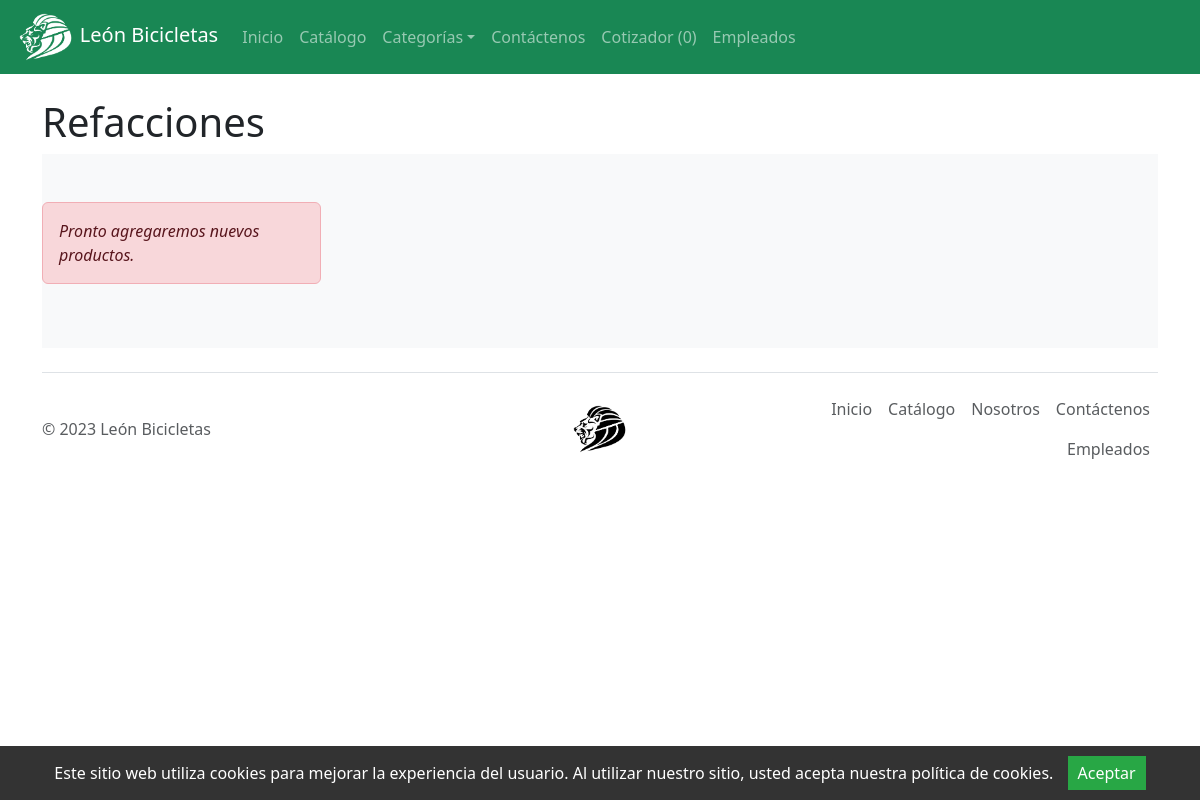
/es/categorias/refacciones.php, run on an earlier commit of the app's database.
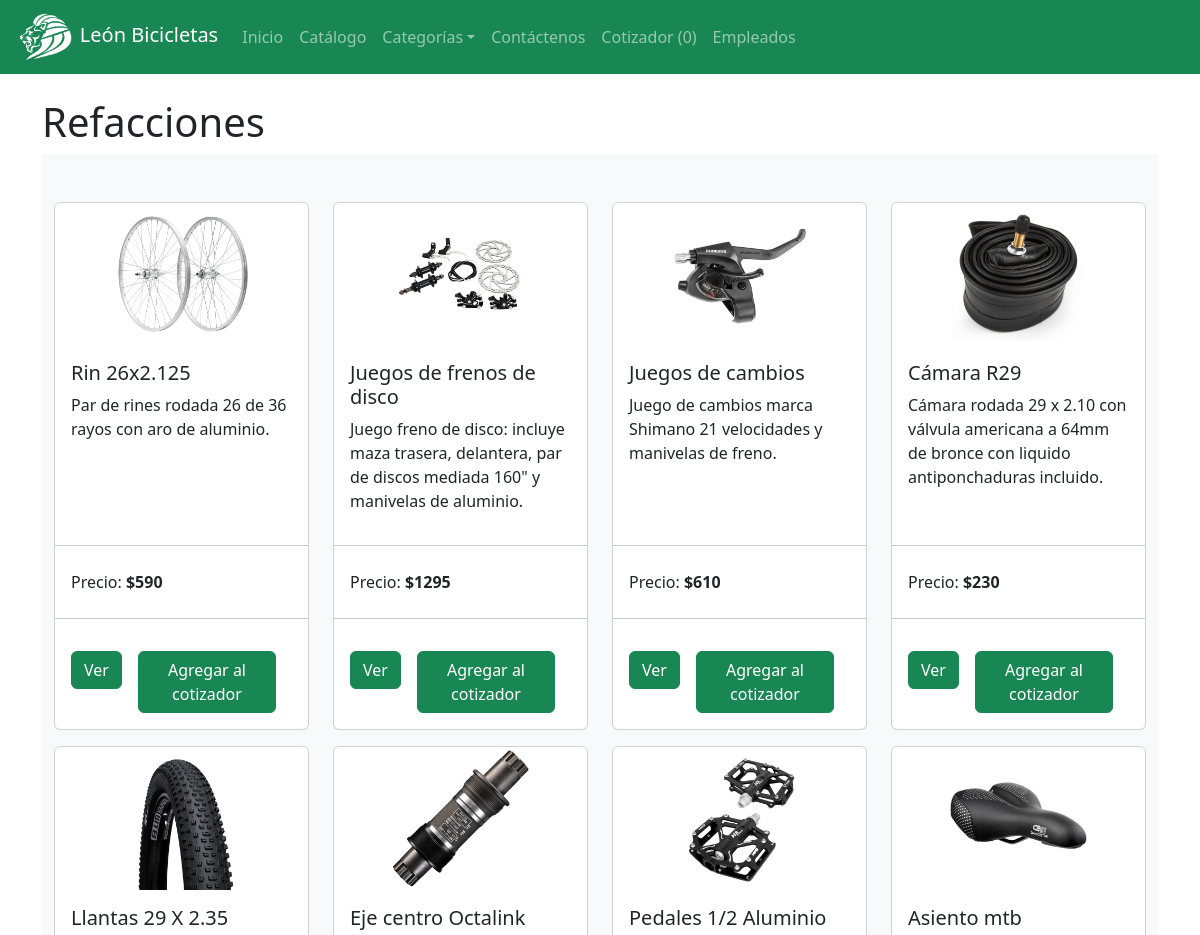
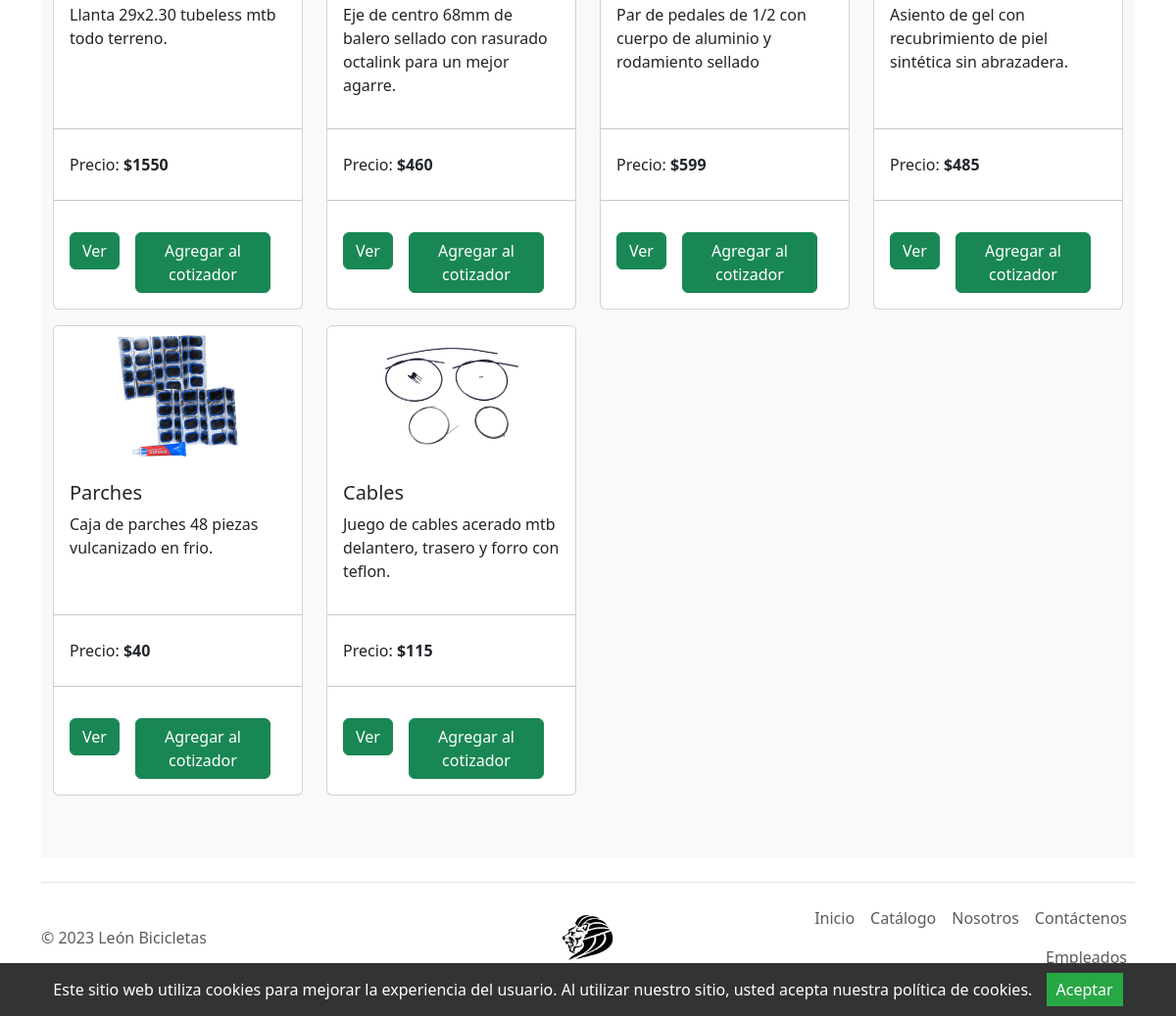
And on a later commit of the database (2 pictures, top to bottom).
### tables this page shows
create table productos (
idProd int primary key auto_increment,
nomProd varchar(45),
imgProd varchar(45),
descripcionProd varchar(200),
precio int(10),
stock int(10),
idCat int(10)
);

### es/categorias/refacciones.php (the view, shortened to what this page needs)
<?php
include '../cotizar.php';
include '../TEMPLATE/head.php';
include '../TEMPLATE/nav.php';
?>
<div class="container">
    <br>
    <h1>Refacciones</h1>
    <div class="album py-5 bg-body-tertiary">
        <div class="container">
            <div class="row row-cols-1 row-cols-sm-2 row-cols-md-3 row-cols-lg-4">
                <?php
                $sql = "SELECT * FROM productos WHERE idCat = 3";
                if ($resultado = $conn->query($sql)) {
                    if ($resultado->num_rows > 0) {
                        while ($row = $resultado->fetch_array()) {
                            echo '<div class="col pb-3">';
                            echo '<div class="card h-100">';
                            echo '<img src="../images/' . $row['imgProd'] . '" class="card-img-top" alt="...">';
                            echo '<div class="card-body d-flex flex-column">';
                            echo '<h5 class="card-title">' . $row['nomProd'] . '</h5>';
                            echo '<p class="card-text">' . $row['descripcionProd'] . '</p>';
                            echo '</div>';
                            echo '<div class="align-text-bottom">';
                            echo '<hr>';
                            echo '<ul class="list-group list-group-flush">';
                            echo '<li class="list-group-item">Precio: <b>$' . $row['precio'] . '</b></li>';
                            echo '</ul>';
                            echo '<hr>';
                            echo '<div class="card-body d-inline-flex">';
                            echo '<form>';
                            echo '<a class="btn btn-success" href="../verProducto.php?id=' . $row['idProd'] . '">Ver</a>';
                            echo '</form>';
                            echo '<form action="" method="post">';
                            echo '<button class="btn btn-success mx-3" name="btnAccion" type="submit" value="Agregar">Agregar al cotizador</button>';
                            echo '</form>';
                            echo '</div>';
                            echo '</div>';
                            echo '</div>';
                            echo '</div>';
                        }
                    } else {
                        echo '<div class="alert alert-danger"><em>Pronto agregaremos nuevos productos.</em></div>';
                    }
                } else {
                    echo "Ups! Algo salió mal. Intenta más tarde.";
                }
                ?>
            </div>
        </div>
    </div>
</div>
<?php
include '../TEMPLATE/footer.php';
?>

What changed in the data, as far as the page shows it:
added productos: imgProd (picture), nomProd "Rin 26x2.125", descripcionProd "Par de rines rodada 26 de 36 rayos con aro de aluminio.", precio "590"
added productos: imgProd (picture), nomProd "Juegos de frenos de disco", descripcionProd "Juego freno de disco: incluye maza trasera, delantera, par de discos mediada 160\" y manivelas de aluminio.", precio "1295"
added productos: imgProd (picture), nomProd "Juegos de cambios", descripcionProd "Juego de cambios marca Shimano 21 velocidades y manivelas de freno.", precio "610"
added productos: imgProd (picture), nomProd "Cámara R29", descripcionProd "Cámara rodada 29 x 2.10 con válvula americana a 64mm de bronce con liquido antiponchaduras incluido.", precio "230"
added productos: imgProd (picture), nomProd "Llantas 29 X 2.35", descripcionProd "Llanta 29x2.30 tubeless mtb todo terreno.", precio "1550"
added productos: imgProd (picture), nomProd "Eje centro Octalink", descripcionProd "Eje de centro 68mm de balero sellado con rasurado octalink para un mejor agarre.", precio "460"
added productos: imgProd (picture), nomProd "Pedales 1/2 Aluminio", descripcionProd "Par de pedales de 1/2 con cuerpo de aluminio y rodamiento sellado", precio "599"
added productos: imgProd (picture), nomProd "Asiento mtb", descripcionProd "Asiento de gel con recubrimiento de piel sintética sin abrazadera.", precio "485"
added productos: imgProd (picture), nomProd "Parches", descripcionProd "Caja de parches 48 piezas vulcanizado en frio.", precio "40"
added productos: imgProd (picture), nomProd "Cables", descripcionProd "Juego de cables acerado mtb delantero, trasero y forro con teflon.", precio "115"
Also different on the page:
text no longer shown: "Pronto agregaremos nuevos productos."
